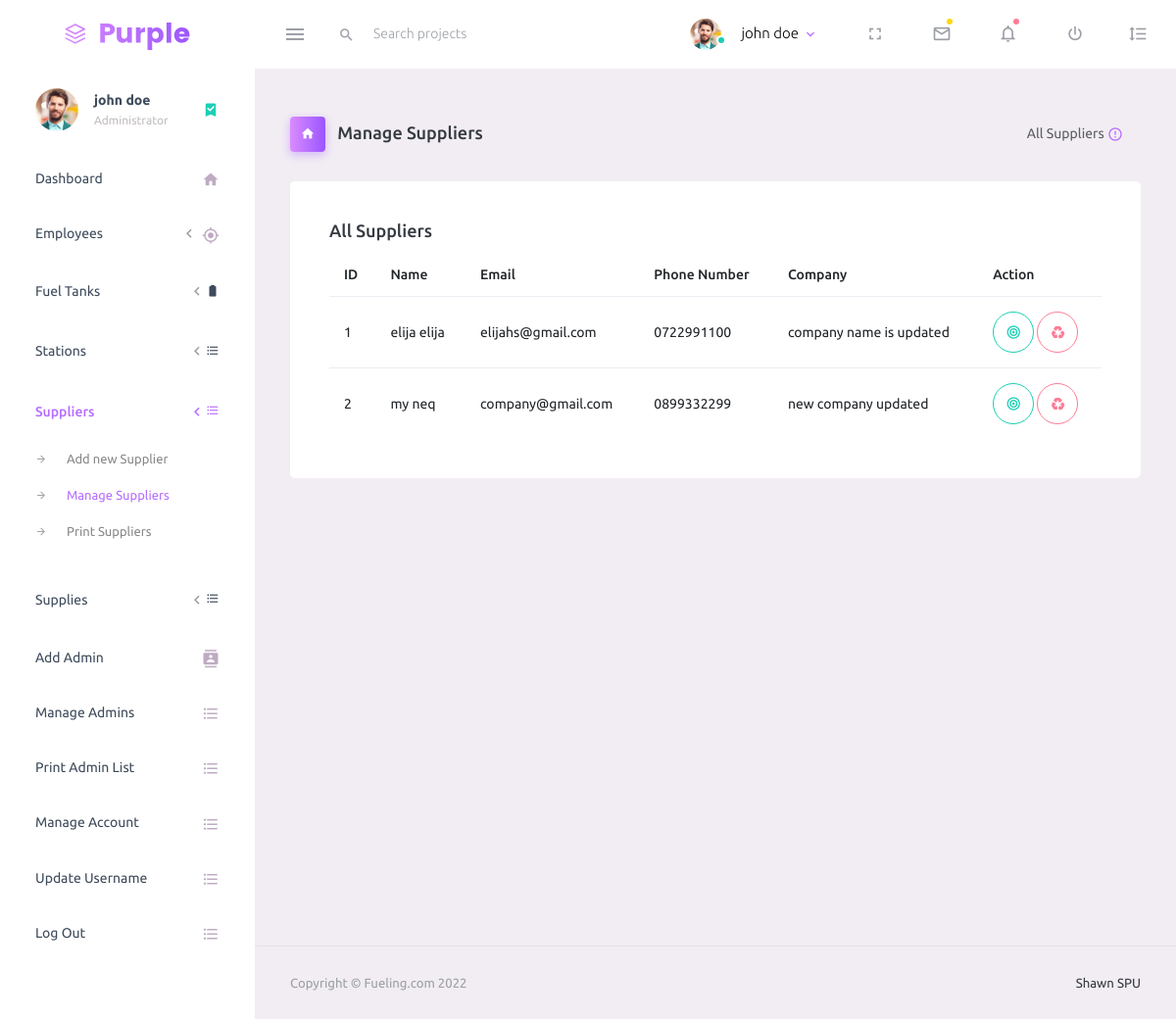
Page /admin/manage-suppliers.php (signed in) on the committed database.
### tables this page shows
CREATE TABLE `suppliers` (
  `supplier_id` int NOT NULL,
  `supplier_name` varchar(50) NOT NULL,
  `supplier_company` varchar(50) NOT NULL,
  `supplier_email` varchar(50) NOT NULL,
  `supplier_phone_number` varchar(50) NOT NULL
);

### admin/admin-account.php (called while the page is built, shortened)
<?php
if (!isset($_SESSION['admin'])) {
    header('Location: ../login.php');
} else {
    include '../db-conection.php';
    $email = $_SESSION['admin'];
    $checkemail = "SELECT *  FROM `login` WHERE `login_username`= '$email' ";
    $queryemail = mysqli_query($conn, $checkemail);
    $checkemailrows = mysqli_num_rows($queryemail);
    if ($checkemailrows >= 1) {
        while ($fetch = mysqli_fetch_assoc($queryemail)) {
            $memberid = $fetch['login_admin'];
            global $memberid;
            $checkclient = "SELECT *  FROM `admin` WHERE `admin_id`= '$memberid'";
            $queryemail = mysqli_query($conn, $checkclient);
            $checkclientrows = mysqli_num_rows($queryemail);
            if ($checkclientrows >= 1) {
                while ($fetchclient = mysqli_fetch_assoc($queryemail)) {
                    $globalmembername = $fetchclient['admin_full_names'];
                }
            }
            global $memberid;
        }
    }
}
?>

### admin/manage-suppliers.php (the view, shortened to what this page needs)
<?php
require'admin-account.php';
?>
<!DOCTYPE html>
<html lang="en">
<head>
    <link rel="stylesheet" href="assets/vendors/mdi/css/materialdesignicons.min.css">
    <link rel="stylesheet" href="assets/vendors/css/vendor.bundle.base.css">
    <link rel="stylesheet" href="assets/css/style.css">
</head>
<body>
    <div class="container-scroller">
        <?php include 'topbar.php'; ?>
        <div class="container-fluid page-body-wrapper">
            <?php include 'sidebar.php'; ?>
            <div class="main-panel">
                <div class="content-wrapper">
                    <div class="page-header">
                        <h3 class="page-title">
                            <span class="page-title-icon bg-gradient-primary text-white mr-2">
                                <i class="mdi mdi-home"></i>
                            </span> Manage Suppliers
                        </h3>
                        <nav aria-label="breadcrumb">
                            <ul class="breadcrumb">
                                <li class="breadcrumb-item active" aria-current="page">
                                    <span></span>All Suppliers <i
                                        class="mdi mdi-alert-circle-outline icon-sm text-primary align-middle"></i>
                                </li>
                            </ul>
                        </nav>
                    </div>
                    <div class="row">
                        <div class="col-12 grid-margin">
                            <div class="card">
                                <div class="card-body">
                                    <h4 class="card-title">All Suppliers</h4>
                                    <div class="table-responsive">
                                        <table class="table">
                                            <thead>
                                                <tr>
                                                    <th> ID </th>
                                                    <th> Name </th>
                                                    <th> Email </th>
                                                    <th> Phone Number </th>
                                                    <th>Company</th>
                                                    <th>Action</th>
                                                </tr>
                                            </thead>
                                            <tbody>
                                                <?php
                                                include '../db-conection.php';
                                                $bookingplans = "SELECT * FROM `suppliers`";
                                                $querybookingsplans = mysqli_query($conn, $bookingplans);
                                                $bookingsplansrows = mysqli_num_rows($querybookingsplans);
                                                if ($bookingsplansrows >= 1) {
                                                    while ($fetch  = mysqli_fetch_assoc($querybookingsplans)) {
                                                        $id = $fetch['supplier_id'];
                                                        $name = $fetch['supplier_name'];
                                                        $email = $fetch['supplier_email'];
                                                        $phone = $fetch['supplier_phone_number'];
                                                        $company = $fetch['supplier_company'];
                                                        echo "
                                                            <tr>
                                                                <td>$id</td>
                                                                <td>$name</td>
                                                                <td>$email</td>
                                                                <td>$phone</td>
                                                                <td>$company</td>
                                                                <td>
                                                                <a href='edit-supplier.php?supplier=$id'> <button   class='btn btn-outline-success btn-rounded btn-icon'>
                                                                <i class='mdi mdi-bullseye'></i>
                                                              </button> </a>
                                                              <a href='delete-supplier.php?supplier=$id'> <button class='btn btn-outline-danger btn-rounded btn-icon'>
                                                                <i class='mdi mdi-recycle'></i>
                                                              </button>
                                                              </a>
                                                                </td>
                                </tr>";
                                                    }
                                                }
                                                ?>
                                            </tbody>
                                        </table>
                                    </div>
                                </div>
                            </div>
                        </div>
                    </div>
                </div>
                <footer class="footer">
                    <div class="container-fluid clearfix">
                        <span class="text-muted d-block text-center text-sm-left d-sm-inline-block">Copyright ©
                            Fueling.com 2022</span>
                        <span class="float-none float-sm-right d-block mt-1 mt-sm-0 text-center"> Shawn <a href="£"></a>
                            SPU</span>
                    </div>
                </footer>
            </div>
        </div>
    </div>
</body>
</html>

### admin/topbar.php (shortened to what this page needs)
<nav class="navbar default-layout-navbar col-lg-12 col-12 p-0 fixed-top d-flex flex-row">
    <div class="text-center navbar-brand-wrapper d-flex align-items-center justify-content-center">
        <a class="navbar-brand brand-logo" href="dashboard.php"><img src="assets/images/logo.svg" alt="logo" /></a>
    </div>
    <div class="navbar-menu-wrapper d-flex align-items-stretch">
        <button class="navbar-toggler navbar-toggler align-self-center" type="button" data-toggle="minimize">
            <span class="mdi mdi-menu"></span>
        </button>
        <div class="search-field d-none d-md-block">
            <form class="d-flex align-items-center h-100" action="#">
                <div class="input-group">
                    <div class="input-group-prepend bg-transparent">
                        <i class="input-group-text border-0 mdi mdi-magnify"></i>
                    </div>
                    <input type="text" class="form-control bg-transparent border-0" placeholder="Search projects">
                </div>
            </form>
        </div>
        <ul class="navbar-nav navbar-nav-right">
            <li class="nav-item nav-profile dropdown">
                <a class="nav-link dropdown-toggle" id="profileDropdown" href="#" data-toggle="dropdown"
                    aria-expanded="false">
                    <div class="nav-profile-img">
                        <img src="assets/images/faces/face1.jpg" alt="image">
                        <span class="availability-status online"></span>
                    </div>
                    <div class="nav-profile-text">
                        <p class="mb-1 text-black"><?php echo $globalmembername; ?></p>
                    </div>
                </a>
            </li>
            <li class="nav-item d-none d-lg-block full-screen-link">
                <a class="nav-link">
                    <i class="mdi mdi-fullscreen" id="fullscreen-button"></i>
                </a>
            </li>
            <li class="nav-item dropdown">
                <a class="nav-link count-indicator dropdown-toggle" id="messageDropdown" href="#" data-toggle="dropdown"
                    aria-expanded="false">
                    <i class="mdi mdi-email-outline"></i>
                    <span class="count-symbol bg-warning"></span>
                </a>
            </li>
            <li class="nav-item dropdown">
                <a class="nav-link count-indicator dropdown-toggle" id="notificationDropdown" href="#"
                    data-toggle="dropdown">
                    <i class="mdi mdi-bell-outline"></i>
                    <span class="count-symbol bg-danger"></span>
                </a>
            </li>
            <li class="nav-item nav-logout d-none d-lg-block">
                <a class="nav-link" href="#">
                    <i class="mdi mdi-power"></i>
                </a>
            </li>
            <li class="nav-item nav-settings d-none d-lg-block">
                <a class="nav-link" href="#">
                    <i class="mdi mdi-format-line-spacing"></i>
                </a>
            </li>
        </ul>
    </div>
</nav>

### admin/sidebar.php (shortened to what this page needs)
<nav class="sidebar sidebar-offcanvas" id="sidebar">
    <ul class="nav">
        <li class="nav-item nav-profile">
            <a href="#" class="nav-link">
                <div class="nav-profile-image">
                    <img src="assets/images/faces/face1.jpg" alt="profile">
                </div>
                <div class="nav-profile-text d-flex flex-column">
                    <span class="font-weight-bold mb-2"><?php echo $globalmembername; ?></span>
                    <span class="text-secondary text-small">Administrator</span>
                </div>
                <i class="mdi mdi-bookmark-check text-success nav-profile-badge"></i>
            </a>
        </li>
        <li class="nav-item">
            <a class="nav-link" href="dashboard.php">
                <span class="menu-title">Dashboard</span>
                <i class="mdi mdi-home menu-icon"></i>
            </a>
        </li>
        <li class="nav-item">
            <a class="nav-link" data-toggle="collapse" href="#ui-basic" aria-expanded="false" aria-controls="ui-basic">
                <span class="menu-title">Employees</span>
                <i class="menu-arrow"></i>
                <i class="mdi mdi-crosshairs-gps menu-icon"></i>
            </a>
        </li>
        <li class="nav-item">
            <a class="nav-link" data-toggle="collapse" href="#ui-basic-tanks" aria-expanded="false"
                aria-controls="ui-basic-tanks">
                <span class="menu-title">Fuel Tanks</span>
                <i class="menu-arrow"></i>
                <i class="mdi mdi-battery"></i>
            </a>
        </li>
        <li class="nav-item">
            <a class="nav-link" data-toggle="collapse" href="#ui-basic-invent" aria-expanded="false"
                aria-controls="ui-basic-invent">
                <span class="menu-title">Stations</span>
                <i class="menu-arrow"></i>
                <i class="mdi mdi-format-list-bulleted"></i>
            </a>
        </li>
        <li class="nav-item">
            <a class="nav-link" data-toggle="collapse" href="#ui-basic-supplier" aria-expanded="false"
                aria-controls="ui-basic-supplier">
                <span class="menu-title">Suppliers</span>
                <i class="menu-arrow"></i>
                <i class="mdi mdi-format-list-bulleted"></i>
            </a>
            <div class="collapse" id="ui-basic-supplier">
                <ul class="nav flex-column sub-menu">
                    <li class="nav-item"> <a class="nav-link" href="add-supplier.php">Add new
                            Supplier</a></li>
                    <li class="nav-item"> <a class="nav-link" href="manage-suppliers.php">Manage
                            Suppliers</a>
                    </li>
                    <li class="nav-item"> <a class="nav-link" href="print-suppliers.php">Print
                            Suppliers</a>
                    </li>
                </ul>
            </div>
        </li>
        <li class="nav-item">
            <a class="nav-link" data-toggle="collapse" href="#ui-basic-supplies" aria-expanded="false"
                aria-controls="ui-basic-supplies">
                <span class="menu-title">Supplies</span>
                <i class="menu-arrow"></i>
                <i class="mdi mdi-format-list-bulleted"></i>
            </a>
        </li>
        <li class="nav-item">
            <a class="nav-link" href="add-admin.php">
                <span class="menu-title">Add Admin</span>
                <i class="mdi mdi-contacts menu-icon"></i>
            </a>
        </li>
        <li class="nav-item">
            <a class="nav-link" href="manage-admins.php">
                <span class="menu-title">Manage Admins</span>
                <i class="mdi mdi-format-list-bulleted menu-icon"></i>
            </a>
        </li>
        <li class="nav-item">
            <a class="nav-link" href="print-admins.php">
                <span class="menu-title">Print Admin List</span>
                <i class="mdi mdi-format-list-bulleted menu-icon"></i>
            </a>
        </li>
        <li class="nav-item">
            <a class="nav-link" href="manage-account.php">
                <span class="menu-title">Manage Account</span>
                <i class="mdi mdi-format-list-bulleted menu-icon"></i>
            </a>
        </li>
        <li class="nav-item">
            <a class="nav-link" href="manage-username.php">
                <span class="menu-title">Update Username</span>
                <i class="mdi mdi-format-list-bulleted menu-icon"></i>
            </a>
        </li>
        <li class="nav-item">
            <a class="nav-link" href="logout.php">
                <span class="menu-title">Log Out</span>
                <i class="mdi mdi-format-list-bulleted menu-icon"></i>
            </a>
        </li>
    </ul>
</nav>

### rows in the picture
suppliers: supplier_id "1", supplier_name "elija elija", supplier_email "elijahs@gmail.com", supplier_phone_number "0722991100", supplier_company "company name is updated"
suppliers: supplier_id "2", supplier_name "my neq", supplier_email "company@gmail.com", supplier_phone_number "0899332299", supplier_company "new company updated"

### other values in the picture
$globalmembername "john doe"
